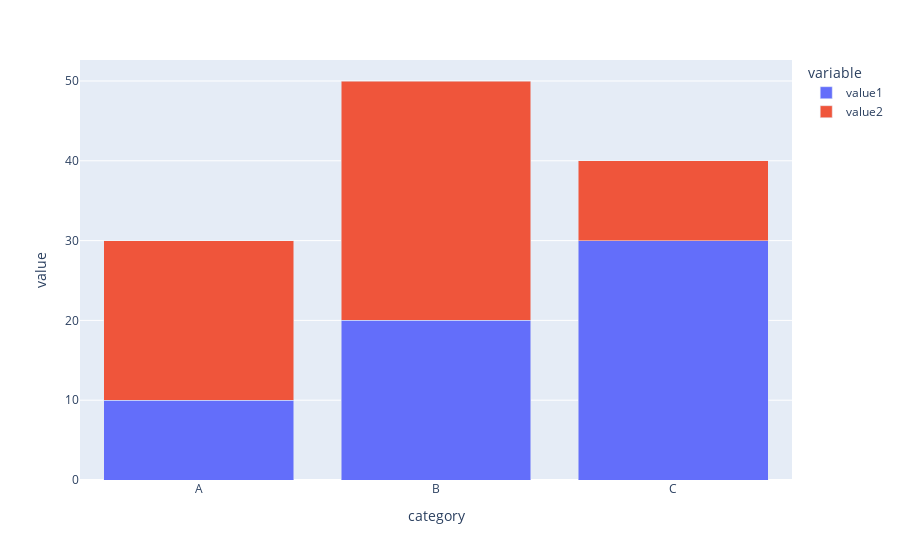

The notebook cell this image was saved under:
### Code cell
# Create example data
data = pd.DataFrame({
    'category': ['A', 'B', 'C'],
    'value1': [10, 20, 30],
    'value2': [20, 30, 10],
})

# Create stacked bar chart
fig = px.bar(data, x='category', y=['value1', 'value2'], barmode='stack',
             text=[None, ("hola","hello"), None])

# Display chart
fig.show()

### Figure 1 — Plotly figure (JSON) as saved in the notebook; plotly's stock layout.template omitted (floating-point values rounded to 4 significant figures)
{"data": [{"alignmentgroup": "True", "hovertemplate": "variable=value1<br>category=%{x}<br>value=%{y}<br>text=%{text}<extra></extra>", "legendgroup": "value1", "marker": {"color": "#636efa", "pattern": {"shape": ""}}, "name": "value1", "offsetgroup": "value1", "orientation": "v", "showlegend": true, "text": [null, ["hola", "hello"], null], "textposition": "auto", "type": "bar", "x": ["A", "B", "C"], "xaxis": "x", "y": [10, 20, 30], "yaxis": "y"}, {"alignmentgroup": "True", "hovertemplate": "variable=value2<br>category=%{x}<br>value=%{y}<br>text=%{text}<extra></extra>", "legendgroup": "value2", "marker": {"color": "#EF553B", "pattern": {"shape": ""}}, "name": "value2", "offsetgroup": "value2", "orientation": "v", "showlegend": true, "text": [null, ["hola", "hello"], null], "textposition": "auto", "type": "bar", "x": ["A", "B", "C"], "xaxis": "x", "y": [20, 30, 10], "yaxis": "y"}], "layout": {"barmode": "stack", "legend": {"title": {"text": "variable"}, "tracegroupgap": 0}, "margin": {"t": 60}, "xaxis": {"anchor": "y", "domain": [0, 1], "title": {"text": "category"}}, "yaxis": {"anchor": "x", "domain": [0, 1], "title": {"text": "value"}}}}
